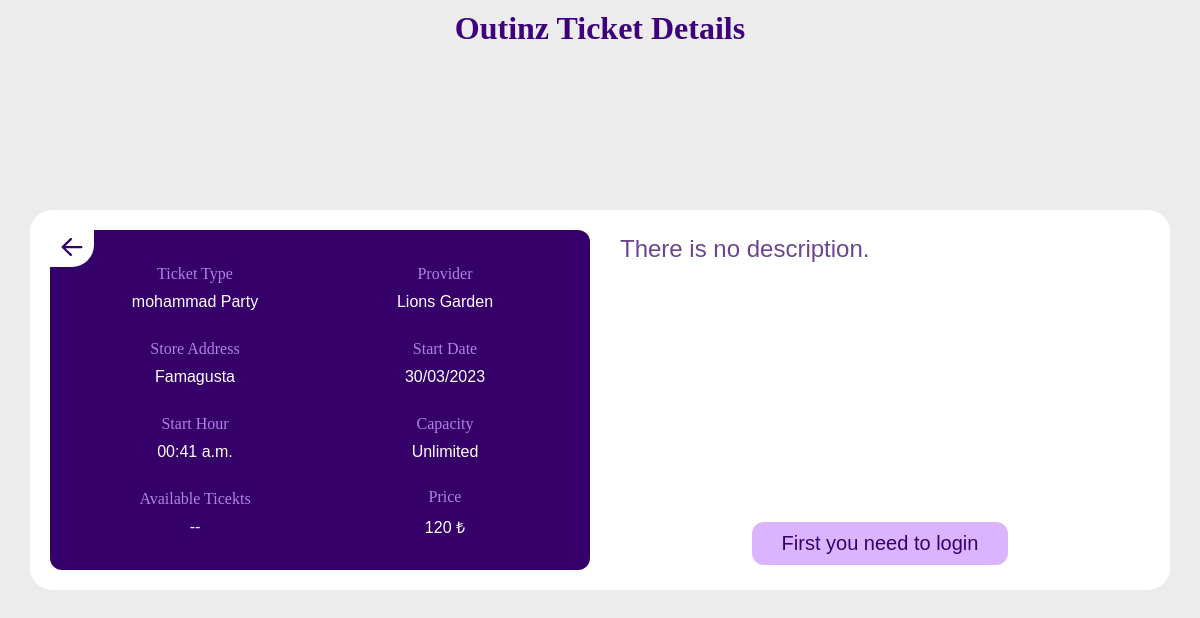
Screenshot of /party/party-ticket/8/ with the database file from the repository.
### parties/models.py (models this page shows, shortened)
class PartyTicket(models.Model):
    name =  models.CharField(max_length=50,verbose_name="Party Name",null=True)
    provider = models.ForeignKey(Store,on_delete=models.CASCADE,null=True)
    price = models.IntegerField(null=True)
    start_date = models.DateTimeField(verbose_name="Start Date",null=True)
    description = models.TextField(null=True,blank=True)
    TICKET_STATUS = [
        ('cancled','Cancled'),
        ('expired','Expired'),
        ('sold out','Sold out'),
        ('selling','Selling'),
    ]
    status = models.CharField(max_length=10,choices=TICKET_STATUS,default='Selling')

class Store(models.Model):
    username = models.OneToOneField(User,on_delete=models.CASCADE,null=True)
    name = models.CharField(max_length=100,verbose_name="Name",null=True)
    address = models.CharField(max_length=200,verbose_name="Address",null=True)
    email = models.CharField(max_length=100,verbose_name="Email",null=True)
    class Meta:
        verbose_name="Provider"

### parties/views.py (the view)
# urls.py: re_path(r'^party-ticket/(?P<pk>[\w]+)/$',views.PartyTicketDetail,name='party-ticket-detail'),
def PartyTicketDetail(request,pk):
    ticket = get_object_or_404(PartyTicket,id=pk)
    if request.user.groups.all():
        group = request.user.groups.all()[0]
    else:
        group = None
    context={
        'ticket':ticket,
        'group':str(group)
    }
    return render(request,'home/product-detail.html',context)

### templates/home/product-detail.html (shortened to what this page needs)
{% load static %}
<!DOCTYPE html>
<html lang="en">
<head>
    <link rel="stylesheet" href="{% static 'css/product-detail.css' %}">
</head>
<body>
    <h1 class="title">Outinz Ticket Details</h2>
    <div class="container">
        <div class="ticket-details">
            <div class="details">
                <div class="detail">
                    <span class="detail-title">Ticket Type</span>
                    <span class="ticket-detail">{{ticket.name}} Party</span>
                </div>
                <div class="detail">
                    <span class="detail-title">Provider</span>
                    <span class="ticket-detail">{{ticket.provider.name}}</span>
                </div>
                <div class="detail">
                    <span class="detail-title">Store Address</span>
                    <span class="ticket-detail">{{ticket.provider.address}}</span>
                </div>
                <div class="detail">
                    <span class="detail-title">Start Date</span>
                    <span class="ticket-detail">{{ticket.start_date|date:"d/m/Y"}}</span>
                </div>
                <div class="detail">
                    <span class="detail-title">Start Hour</span>
                    <span class="ticket-detail">{{ticket.start_date|date:'H:i a'}}</span>
                </div>
                <div class="detail">
                    <span class="detail-title">Capacity</span>
                    <span class="ticket-detail">Unlimited</span>
                </div>
                <div class="detail">
                    <span class="detail-title">Available Ticekts</span>
                    <span class="ticket-detail">--</span>
                </div>
                <div class="detail">
                    <span class="detail-title">Price</span>
                    <span class="ticket-detail">{{ticket.price}} ₺</span>
                </div>
                <button onclick="window.location.href='/party/party-ticket-list/'" class="backBtn">
                    <svg xmlns="http://www.w3.org/2000/svg" viewBox="0 0 448 512"><path d="M7.4 273.4C2.7 268.8 0 262.6 0 256s2.7-12.8 7.4-17.4l176-168c9.6-9.2 24.8-8.8 33.9 .8s8.8 24.8-.8 33.9L83.9 232 424 232c13.3 0 24 10.7 24 24s-10.7 24-24 24L83.9 280 216.6 406.6c9.6 9.2 9.9 24.3 .8 33.9s-24.3 9.9-33.9 .8l-176-168z"/></svg>
                </button>
            </div>
            <div class="content">
                {% if ticket.description %}
                    <div class="ticket-desc">{{ticket.description}}</div>
                {% else %}
                    <div class="ticket-desc">There is no description.</div>
                {% endif %}
                <div class="ticket-btns">
                    <div class="btns">
                        {% if user.is_authenticated %}
                            {% if group == 'customer' %}
                                <button
                                    onclick="window.location.href='/account/add-to-cart/{{ticket.id}}/'"
                                    class="add"
                                >
                                    Add to cart
                                    <svg xmlns="http://www.w3.org/2000/svg" viewBox="0 0 576 512"><path d="M0 24C0 10.7 10.7 0 24 0H69.5c22 0 41.5 12.8 50.6 32h411c26.3 0 45.5 25 38.6 50.4l-41 152.3c-8.5 31.4-37 53.3-69.5 53.3H170.7l5.4 28.5c2.2 11.3 12.1 19.5 23.6 19.5H488c13.3 0 24 10.7 24 24s-10.7 24-24 24H199.7c-34.6 0-64.3-24.6-70.7-58.5L77.4 54.5c-.7-3.8-4-6.5-7.9-6.5H24C10.7 48 0 37.3 0 24zM128 464a48 48 0 1 1 96 0 48 48 0 1 1 -96 0zm336-48a48 48 0 1 1 0 96 48 48 0 1 1 0-96z"/></svg>
                                </button>
                                <button onclick="window.location.href='/account/profile/{{user}}/'" class="add">
                                    Profile
                                </button>
                            {% elif group == 'store' %}
                                <button onclick="window.location.href='/party/provider/{{user}}/'" class="add">
                                    Panel
                                </button>
                            {% else %}
                                <button onclick="window.location.href='/panel/{{user}}/'" class="add">
                                    Panel
                                </button>
                            {% endif %}
                        {% else %}
                            <button onclick="window.location.href='/account/login/'" class="add">
                                First you need to login
                            </button>
                        {% endif %}
                    </div>
                </div>
            </div>
        </div>
    </div>
</body>
</html>

### static/css/product-detail.css (style rules this page uses)
* { margin:0; padding:0; -webkit-box-sizing: border-box; box-sizing: border-box; }
body { background:rgb(236, 236, 236); }
.title { color:rgb(63, 0, 126); position:absolute; width:100%; top:10px; text-align: center; font-family: 'Vollkorn SC', serif; }
.container { height:100vh; display:-ms-grid; display:grid; place-items: center; }
.container .ticket-details { background:#fff; padding:20px; -webkit-box-shadow:0px 0px solid rgba(0, 0, 0, 0.1); box-shadow:0px 0px solid rgba(0, 0, 0, 0.1); border-radius:22px; width:95%; height:-webkit-fit-content; height:-moz-fit-content; height:fit-content; display:-ms-grid; display:grid; -ms-grid-columns:1fr 20px 1fr; grid-template-columns:repeat(2,1fr); gap:20px; }
.container .ticket-details .content { display:-webkit-box; display:-ms-flexbox; display:flex; -webkit-box-orient:vertical; -webkit-box-direction:normal; -ms-flex-direction:column; flex-direction:column; -webkit-box-pack:justify; -ms-flex-pack:justify; justify-content:space-between; gap:25px; padding:5px 10px; }
.container .ticket-details .content .ticket-btns { display:-webkit-box; display:-ms-flexbox; display:flex; -webkit-box-pack:center; -ms-flex-pack:center; justify-content:center; -webkit-box-align:center; -ms-flex-align:center; align-items:center; }
.container .ticket-details .content .ticket-btns button { padding:10px 30px; border-radius:12px; border:none; display:-webkit-box; display:-ms-flexbox; display:flex; -webkit-box-pack:center; -ms-flex-pack:center; justify-content:center; -webkit-box-align:center; -ms-flex-align:center; align-items:center; gap:10px; background:rgba(198, 141, 255, 0.65); color:rgb(53, 0, 106); font-size:1.25rem; font-family: 'M PLUS 1', sans-serif; cursor:pointer; -webkit-transition:background-color 0.15s ease-out; -o-transition:background-color 0.15s ease-out; transition:background-color 0.15s ease-out; }
.container .ticket-details .content .ticket-desc { text-align:justify; color:rgba(53, 0, 106, 0.735); font-size:1.5rem; line-height:1.75rem; font-family: 'M PLUS 1', sans-serif; }
.container .ticket-details .details { display:-ms-grid; display:grid; -ms-grid-columns: repeat(2,1fr); grid-template-columns: repeat(2,1fr); grid-auto-rows:75px; place-items:center; position:relative; width:100%; height:100%; background:rgb(53, 0, 106); border-radius:12px; padding:20px; }
.container .ticket-details .details .backBtn { position:absolute; top:0; left:0; border:none; outline:none; background:#fff; padding:5px 10px; border-radius:0 0 22px 0; cursor:pointer; color:rgb(53, 0, 106); }
.container .ticket-details .details .backBtn svg { fill:rgb(53, 0, 106); width:1.5rem; height:1.5rem; }
.container .ticket-details .details .detail { display:-webkit-box; display:-ms-flexbox; display:flex; -webkit-box-orient:vertical; -webkit-box-direction:normal; -ms-flex-direction:column; flex-direction:column; -webkit-box-pack:start; -ms-flex-pack:start; justify-content:flex-start; -webkit-box-align:center; -ms-flex-align:center; align-items:center; gap:10px; }
.container .ticket-details .detail .detail-title { color:rgba(205, 169, 255, 0.787); font-family: 'Vollkorn SC', serif; text-align:center; }
.container .ticket-details .detail .ticket-detail { color:#fff; font-family: 'M PLUS 1', sans-serif; text-align:center; }
.content .ticket-btns { display:flex; flex-direction:column-reverse; gap:10px; }
.content .ticket-btns button { width:100%; margin-top:10px; }

### rows the page displays
PartyTicket: name "mohammad", provider.name "Lions Garden", provider.address "Famagusta", start_date "30/03/2023", start_date "00:41 a.m.", price "120"
